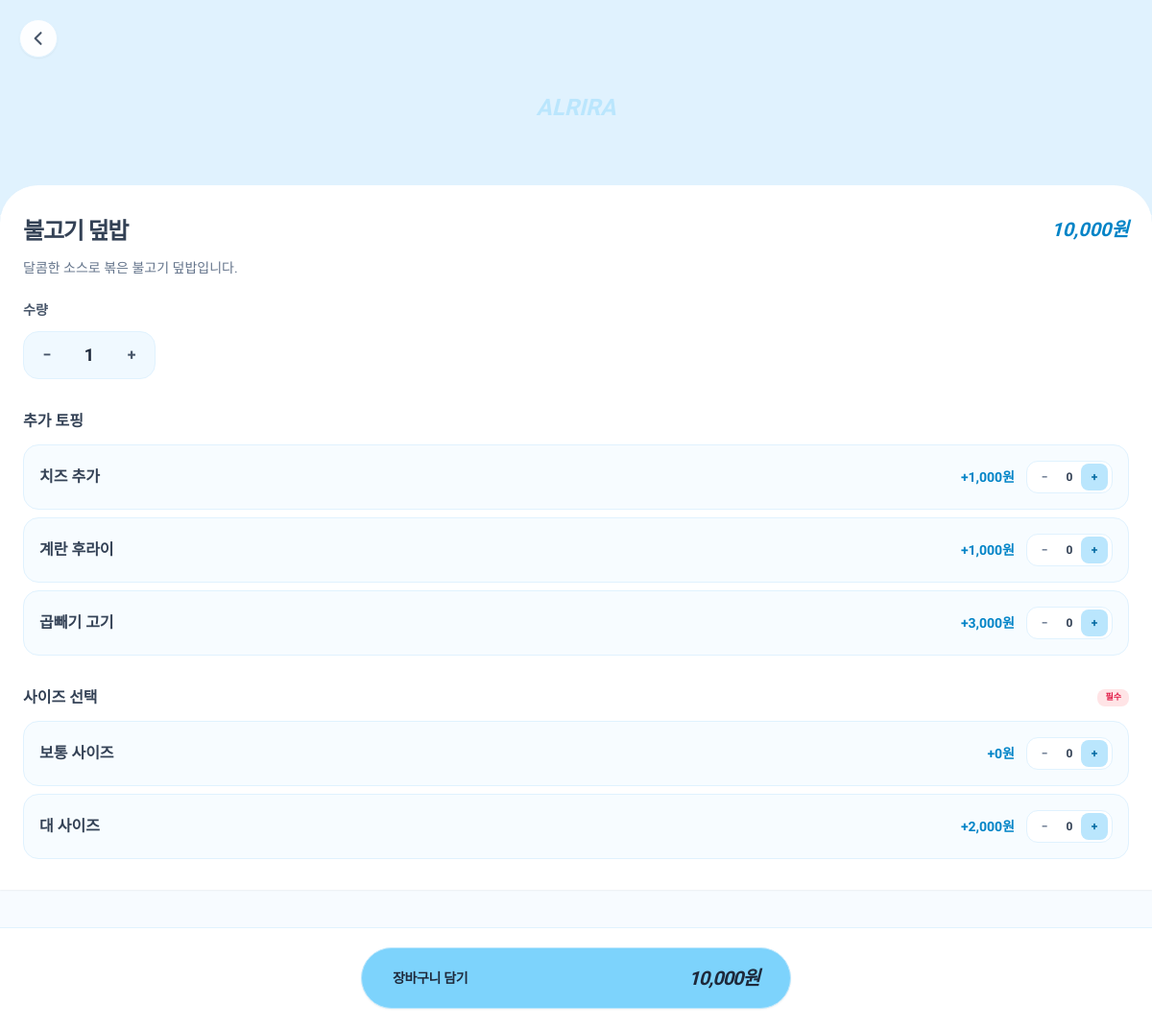
/menu_detail.php?id=1&order_type=dinein&lang=ko, run on the app's committed database.
### tables this page shows
CREATE TABLE `menu_translations` (
  `id` int(11) NOT NULL,
  `menu_id` int(11) NOT NULL,
  `lang_code` varchar(5) NOT NULL,
  `menu_name` varchar(255) NOT NULL,
  `description` text
);

CREATE TABLE `menus` (
  `id` int(11) NOT NULL,
  `menu_format_id` int(11) NOT NULL DEFAULT '1',
  `store_id` int(11) NOT NULL DEFAULT '1',
  `category_id` int(11) NOT NULL,
  `is_available` tinyint(4) NOT NULL DEFAULT '1',
  `is_dinein` tinyint(4) NOT NULL DEFAULT '1',
  `is_pickup` tinyint(4) NOT NULL DEFAULT '1',
  `is_delivery` tinyint(4) NOT NULL DEFAULT '1',
  `price` int(11) NOT NULL DEFAULT '0',
  `price_pickup` int(11) NOT NULL DEFAULT '0',
  `price_delivery` int(11) NOT NULL DEFAULT '0',
  `daily_limit` int(11) NOT NULL DEFAULT '0',
  `current_stock` int(11) NOT NULL DEFAULT '0',
  `image_url` varchar(500) DEFAULT NULL
);

CREATE TABLE `option_items` (
  `id` int(11) NOT NULL,
  `group_id` int(11) NOT NULL,
  `item_name_ko` varchar(255) NOT NULL,
  `price_dinein` int(11) NOT NULL DEFAULT '0',
  `price_pickup` int(11) NOT NULL DEFAULT '0',
  `price_delivery` int(11) NOT NULL DEFAULT '0',
  `is_available` tinyint(1) NOT NULL DEFAULT '1'
);

### menu_detail.php (the view, shortened to what this page needs)
<?php
include 'db_config.php';
$menu_id = isset($_GET['id']) ? (int)$_GET['id'] : 0;
$order_type = isset($_GET['order_type']) ? $_GET['order_type'] : 'dinein';
$lang = isset($_GET['lang']) ? $_GET['lang'] : 'ko';
$price_col = ($order_type == 'pickup') ? "price_pickup" : (($order_type == 'delivery') ? "price_delivery" : "price");
$stmt = $pdo->prepare("SELECT m.*, t.menu_name, t.description FROM menus m LEFT JOIN menu_translations t ON m.id = t.menu_id AND t.lang_code = ? WHERE m.id = ?");
$stmt->execute([$lang, $menu_id]);
$item = $stmt->fetch(PDO::FETCH_ASSOC);
$sql_opts = "SELECT g.*, i.id as item_id, i.item_name_ko, i.price_dinein, i.price_pickup, i.price_delivery
             FROM menu_option_groups mog
             JOIN option_groups g ON mog.group_id = g.id
             JOIN option_items i ON g.id = i.group_id
             WHERE mog.menu_id = ? AND i.is_available = 1 ORDER BY g.id ASC, i.id ASC";
$stmt_opts = $pdo->prepare($sql_opts);
$stmt_opts->execute([$menu_id]);
$options = [];
while($opt = $stmt_opts->fetch(PDO::FETCH_ASSOC)) {
    $gid = $opt['id'];
    if (!isset($options[$gid])) { $options[$gid] = ['name' => $opt['group_name_ko'], 'required' => $opt['is_required'], 'max' => $opt['max_select'], 'items' => []]; }
    $opt_price = $opt["price_$order_type"] ?? $opt['price_dinein'];
    $options[$gid]['items'][] = ['id' => $opt['item_id'], 'name' => $opt['item_name_ko'], 'price' => $opt_price];
}
?>
<!DOCTYPE html>
<html lang="<?php echo $lang; ?>">
<head>
    <script src="https://cdn.tailwindcss.com"></script>
</head>
<body class="bg-sky-50/50 min-h-screen pb-36">
    <div class="relative h-56 bg-sky-100">
        <button onclick="history.back()" class="absolute top-5 left-5 w-10 h-10 bg-white/95 border border-sky-100 rounded-full flex items-center justify-center shadow-sm z-20 text-slate-600">
            <svg class="w-5 h-5" fill="none" stroke="currentColor" viewBox="0 0 24 24"><path stroke-linecap="round" stroke-linejoin="round" stroke-width="2.5" d="M15 19l-7-7 7-7"></path></svg>
        </button>
        <?php if(!empty($item['image_url'])): ?>
        <img src="<?php echo htmlspecialchars($item['image_url']); ?>" class="w-full h-full object-cover" alt="">
        <?php else: ?>
        <div class="w-full h-full flex items-center justify-center text-sky-200 font-black italic text-2xl uppercase">Alrira</div>
        <?php endif; ?>
    </div>
    <div class="bg-white px-6 py-8 rounded-t-[2.5rem] -mt-8 relative z-10 shadow-sm border-t border-sky-100">
        <div class="flex justify-between items-start mb-3">
            <h2 class="text-2xl font-black text-slate-700 tracking-tighter"><?php echo htmlspecialchars($item['menu_name']); ?></h2>
            <div class="text-sky-600 font-black text-xl italic"><?php echo number_format($item[$price_col]); ?>원</div>
        </div>
        <p class="text-slate-500 text-sm mb-6"><?php echo htmlspecialchars($item['description'] ?? ''); ?></p>
        <div class="mb-8">
            <h4 class="text-sm font-black text-slate-600 mb-3">수량</h4>
            <div class="inline-flex items-center bg-sky-50 border border-sky-100 rounded-2xl p-1">
                <button type="button" id="qty-minus" class="w-10 h-10 flex items-center justify-center rounded-xl text-slate-600 hover:bg-sky-100 font-bold">−</button>
                <span id="qty-display" class="w-12 text-center font-black text-slate-800 text-lg">1</span>
                <button type="button" id="qty-plus" class="w-10 h-10 flex items-center justify-center rounded-xl text-slate-600 hover:bg-sky-100 font-bold">+</button>
            </div>
        </div>
        <div class="space-y-8">
            <?php foreach($options as $gid => $group): ?>
            <section>
                <div class="flex justify-between items-center mb-3">
                    <h4 class="text-base font-black text-slate-700"><?php echo htmlspecialchars($group['name']); ?></h4>
                    <?php if($group['required']): ?><span class="bg-rose-100 text-rose-600 px-2 py-0.5 rounded-lg text-[9px] font-black uppercase">필수</span><?php endif; ?>
                </div>
                <div class="space-y-2">
                    <?php foreach($group['items'] as $it): ?>
                    <div class="relative option-row" data-id="<?php echo $it['id']; ?>" data-price="<?php echo $it['price']; ?>">
                        <label for="opt-<?php echo $it['id']; ?>" class="flex justify-between items-center p-4 bg-sky-50/50 border border-sky-100 rounded-2xl cursor-pointer transition-all hover:border-sky-200">
                            <span class="font-bold text-slate-700"><?php echo htmlspecialchars($it['name']); ?></span>
                            <div class="flex items-center gap-3">
                                <span class="text-sm font-bold text-sky-600">+<?php echo number_format($it['price']); ?>원</span>
                                <div class="flex items-center bg-white border border-sky-100 rounded-xl px-1 py-0.5 text-xs font-bold text-slate-700">
                                    <button type="button"
                                            class="w-7 h-7 flex items-center justify-center rounded-lg text-slate-500 hover:bg-sky-100"
                                            onclick="changeOptionQty(<?php echo $it['id']; ?>, -1)">
                                        −
                                    </button>
                                    <span class="w-6 text-center" id="opt-qty-display-<?php echo $it['id']; ?>">0</span>
                                    <button type="button"
                                            class="w-7 h-7 flex items-center justify-center rounded-lg bg-sky-200 text-sky-700 hover:bg-sky-300"
                                            onclick="changeOptionQty(<?php echo $it['id']; ?>, 1)">
                                        +
                                    </button>
                                </div>
                            </div>
                        </label>
                    </div>
                    <?php endforeach; ?>
                </div>
            </section>
            <?php endforeach; ?>
        </div>
    </div>
    <div class="fixed bottom-0 left-0 w-full p-5 bg-white/95 backdrop-blur border-t border-sky-100 z-50">
        <button type="button" onclick="addToCart()" class="w-full max-w-md mx-auto h-16 bg-sky-300 text-slate-800 rounded-[2rem] shadow-sm border border-sky-200 flex items-center justify-between px-8 transition transform active:scale-[0.98]">
            <span class="font-black text-sm uppercase tracking-tight">장바구니 담기</span>
            <span class="font-black text-xl italic tracking-tighter"><span id="total-display"><?php echo number_format($item[$price_col]); ?></span>원</span>
        </button>
    </div>
</body>
</html>

### menu_detail.php (style rules this page uses)
body { font-family: 'Pretendard', sans-serif; -webkit-tap-highlight-color: transparent; }

### data on the page
menu_translations: menu_name "불고기 덮밥", menu.price "10,000", description "달콤한 소스로 볶은 불고기 덮밥입니다."
option_items: item_name_ko "치즈 추가", price "1,000"
option_items: item_name_ko "계란 후라이", price "1,000"
option_items: item_name_ko "곱빼기 고기", price "3,000"
option_items: item_name_ko "보통 사이즈", price "0"
option_items: item_name_ko "대 사이즈", price "2,000"

### other printed values
$group['name'] "추가 토핑"
$group['name'] "사이즈 선택"
